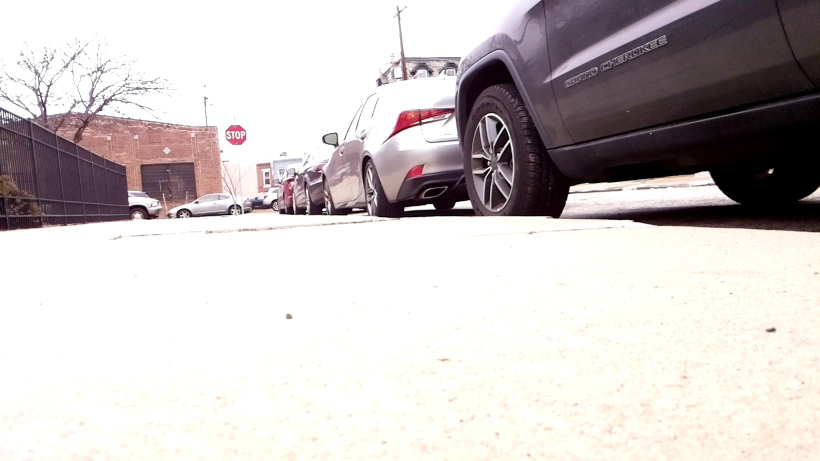
#> input picture frames/frame0.jpg, 1640 x 922 px (shown at 1/2 size); its folder holds 2 pictures in this run
$ python labeling_segment.py
#> lines starting #> are read from the running program, lines starting #| are printed output that depends on the picture
import numpy as np
import cv2
import matplotlib.pyplot as plt
import os

input_file = input('input filename\n')
#> the answer given: ../frames
num_images =  len([f for f in os.listdir(input_file)if os.path.isfile(os.path.join(input_file, f))])
output_file = 'filtered_images'

try:
    os.mkdir(output_file)
except OSError:
    print ("Creation of the directory {} failed".format(output_file))
print(num_images)
for i in range(num_images):
    img  = cv2.imread('{}/frame{}.jpg'.format(input_file,i))
#> img is the input picture: shape (922, 1640, 3); mean B, G, R 196.8, 197.5, 203.7
    shape = np.shape(img)
#> shape = (922, 1640, 3)
    height = int(shape[0]/2)
#> height = 461
    cropped = img[height:shape[0],:]
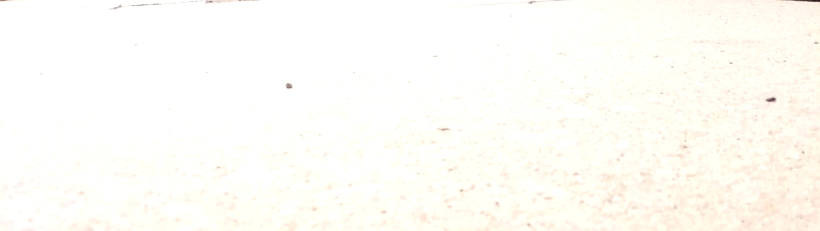
#> cropped: shape (461, 1640, 3) (shown at 1/2 size); mean B, G, R 247.1, 252.9, 254.5
    img=cv2.cvtColor(cropped,cv2.COLOR_BGR2RGB)
#> img: shape (461, 1640, 3)
    vectorized = img.reshape((-1,3))
    vectorized = np.float32(vectorized)
    criteria = (cv2.TERM_CRITERIA_EPS + cv2.TERM_CRITERIA_MAX_ITER, 10, 1.0)
    K = 2
    attempts=10
    ret,label,center=cv2.kmeans(vectorized,K,None,criteria,attempts,cv2.KMEANS_PP_CENTERS)
#> ret = 59043763.2; center = [[255.8, 255.8, 251.2], [253.3, 245.5, 232]]
    center = np.uint8(center)
#> center = [[255, 255, 251], [253, 245, 231]]
    res = center[label.flatten()]
    result_image = res.reshape((img.shape))
    figure_size = 15

    dst = cv2.medianBlur(result_image,35)

    cv2.imwrite('{}/frame_{}.jpg'.format(output_file,i),dst)
#> pass 2 of the loop `for i in range(num_images):`:
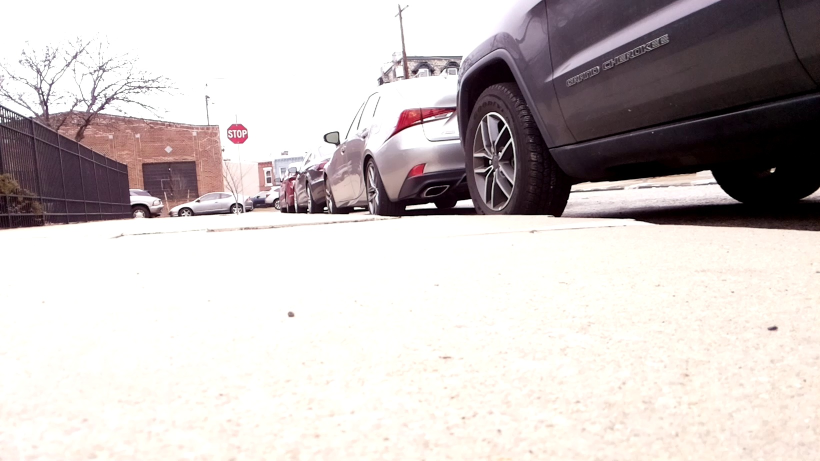
#> input picture frames/frame1.jpg, 1640 x 922 px (shown at 1/2 size)
#> img is the input picture: shape (922, 1640, 3); mean B, G, R 194.3, 195.3, 202.3
#> `cropped = img[height:shape[0],:]`:
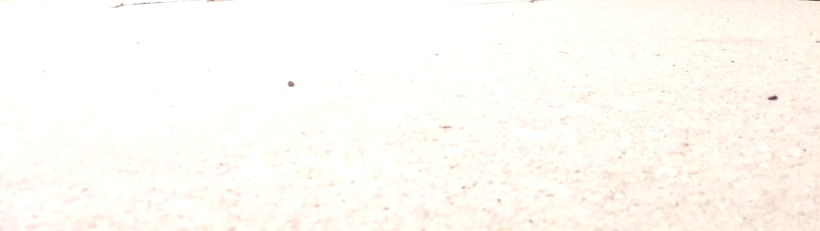
#> cropped: shape (461, 1640, 3) (shown at 1/2 size); mean B, G, R 245, 251, 254.2
#> img: shape (461, 1640, 3)
#> `ret,label,center=cv2.kmeans(vectorized,K,None,criteria,attempts,cv2.KM..`: ret = 52718141.3; center = [[255.8, 255.3, 250.2], [253.2, 242.4, 231.9]]
#> `center = np.uint8(center)`: center = [[255, 255, 250], [253, 242, 231]]
